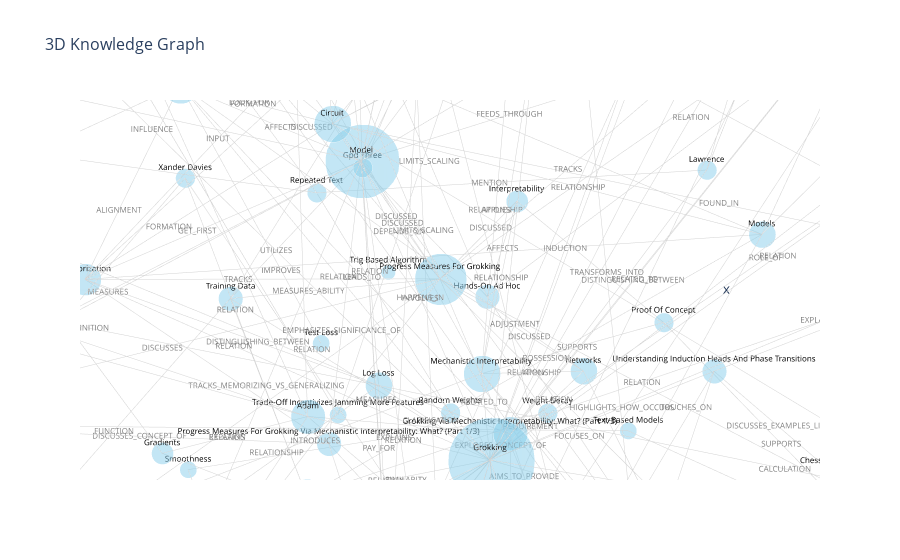

Notebook source saved alongside this figure:
### Code cell
def create_networkx_graph(graph_documents):
    """
    Constructs a directed graph from a list of graph documents.
    
    Parameters:
    graph_documents (list): List of documents where each document contains nodes and relationships.

    Returns:
    nx.DiGraph: A directed graph with nodes and edges added from the documents.
    """
    G = nx.DiGraph()

    # Add nodes to the graph
    for doc in graph_documents:
        for node in doc.nodes:
            if node.id:  # Use only the id for labels
                G.add_node(str(node.id), label=node.id)

    # Add edges to the graph
    for doc in graph_documents:
        for relationship in doc.relationships:
            if relationship.source and relationship.target:  # Ensure relationships are valid
                G.add_edge(str(relationship.source.id), str(relationship.target.id), label=relationship.type)

    return G

def get_top_nodes_by_degree(G, top_n=15):
    """
    Gets the top N nodes by degree (sum of in-degree and out-degree).

    Parameters:
    G (nx.DiGraph): A directed graph.
    top_n (int): Number of top nodes to return.

    Returns:
    list: List of top N nodes by degree.
    """
    degree_dict = dict(G.degree(G.nodes))
    sorted_nodes = sorted(degree_dict, key=degree_dict.get, reverse=True)
    return sorted_nodes[:top_n]

def visualize_networkx_graph_3d(G,num_nodes=100):
    """
    Visualizes a directed graph in 3D using Plotly.
    
    Parameters:
    G (nx.DiGraph): A directed graph to be visualized.
    """
    top_nodes = get_top_nodes_by_degree(G,top_n=num_nodes)
    subgraph = G.subgraph(top_nodes).copy()

    # Generate 3D positions for the nodes using the spring layout
    pos = nx.spring_layout(subgraph, dim=3, k=0.8, iterations=50)

    # Extract and center node positions
    x_nodes = [pos[node][0] for node in subgraph.nodes]
    y_nodes = [pos[node][1] for node in subgraph.nodes]
    z_nodes = [pos[node][2] for node in subgraph.nodes]
    
    x_centered = [x - np.mean(x_nodes) for x in x_nodes]
    y_centered = [y - np.mean(y_nodes) for y in y_nodes]
    z_centered = [z - np.mean(z_nodes) for z in z_nodes]
    
    # Create edges
    edge_x = []
    edge_y = []
    edge_z = []
    edge_labels = []
    for edge in subgraph.edges:
        x0, y0, z0 = pos[edge[0]]
        x1, y1, z1 = pos[edge[1]]
        edge_x += [x0, x1, None]
        edge_y += [y0, y1, None]
        edge_z += [z0, z1, None]
        edge_labels.append(subgraph.edges[edge].get('label', ''))
    
    # Remove None values and center edges
    edge_x = [x for x in edge_x if x is not None]
    edge_y = [y for y in edge_y if y is not None]
    edge_z = [z for z in edge_z if z is not None]
    
    edge_x_centered = [x - np.mean(x_nodes) for x in edge_x]
    edge_y_centered = [y - np.mean(y_nodes) for y in edge_y]
    edge_z_centered = [z - np.mean(z_nodes) for z in edge_z]
    
    # Determine node sizes based on degree
    node_degrees = dict(subgraph.degree())
    max_degree = max(node_degrees.values())
    node_sizes = [10 + 50 * (degree / max_degree) for _, degree in node_degrees.items()]

    # Create a trace for nodes with labels
    node_trace = go.Scatter3d(
        x=x_centered, y=y_centered, z=z_centered,
        mode='markers+text',
        marker=dict(size=node_sizes, color='skyblue', opacity=0.5),
        text=[subgraph.nodes[node].get('label', '') for node in subgraph.nodes],
        textposition='top center',
        textfont=dict(size=8, color='black')
    )
    
    # Create a trace for edges
    edge_trace = go.Scatter3d(
        x=edge_x_centered, y=edge_y_centered, z=edge_z_centered,
        mode='lines',
        line=dict(width=1, color='lightgray'),
        hoverinfo='none'
    )
    
    # Create a trace for edge labels
    edge_label_trace = go.Scatter3d(
        x=[(pos[edge[0]][0] + pos[edge[1]][0]) / 2 for edge in subgraph.edges],
        y=[(pos[edge[0]][1] + pos[edge[1]][1]) / 2 for edge in subgraph.edges],
        z=[(pos[edge[0]][2] + pos[edge[1]][2]) / 2 for edge in subgraph.edges],
        mode='text',
        text=edge_labels,
        textposition='middle center',
        textfont=dict(size=8, color='gray'),
        hoverinfo='none'
    )
    
    # Create the 3D plot
    fig = go.Figure(data=[edge_trace, edge_label_trace, node_trace],
                    layout=go.Layout(
                        title="3D Knowledge Graph",
                        titlefont_size=16,
                        showlegend=False,
                        scene=dict(
                            xaxis=dict(showbackground=False, showgrid=False, showticklabels=False, range=[-1, 1]),
                            yaxis=dict(showbackground=False, showgrid=False, showticklabels=False, range=[-1, 1]),
                            zaxis=dict(showbackground=False, showgrid=False, showticklabels=False, range=[-1, 1]),
                            camera=dict(
                                eye=dict(x=0, y=0, z=.4)  # Adjust this value to start the camera at the center
                            )
                        )
                    ))
    
    fig.show()

# Example usage
G = create_networkx_graph(graph_documents)
visualize_networkx_graph_3d(G)

### Figure 1 — Plotly figure (JSON) as saved in the notebook; plotly's stock layout.template omitted (floating-point values rounded to 4 significant figures; data arrays with more than 128 entries replaced by an {"elided": "..."} marker saying what was removed)
{"data": [{"hoverinfo": "none", "line": {"color": "lightgray", "width": 1}, "mode": "lines", "type": "scatter3d", "x": {"elided": "350 float values"}, "y": {"elided": "350 float values"}, "z": {"elided": "350 float values"}}, {"hoverinfo": "none", "mode": "text", "text": {"elided": "175 str values"}, "textfont": {"color": "gray", "size": 8}, "textposition": "middle center", "type": "scatter3d", "x": {"elided": "175 float values"}, "y": {"elided": "175 float values"}, "z": {"elided": "175 float values"}}, {"marker": {"color": "skyblue", "opacity": 0.5, "size": [25.52, 11.72, 22.07, 15.17, 11.72, 11.72, 11.72, 11.72, 13.45, 11.72, 16.9, 13.45, 18.62, 13.45, 60, 13.45, 15.17, 15.17, 13.45, 13.45, 25.52, 13.45, 15.17, 13.45, 16.9, 51.38, 25.52, 11.72, 13.45, 10, 13.45, 16.9, 13.45, 13.45, 25.52, 11.72, 11.72, 16.9, 11.72, 13.45, 11.72, 13.45, 13.45, 18.62, 22.07, 11.72, 18.62, 13.45, 13.45, 11.72, 15.17, 13.45, 15.17, 11.72, 15.17, 15.17, 16.9, 11.72, 18.62, 13.45, 13.45, 15.17, 15.17, 15.17, 18.62, 13.45, 11.72, 23.79, 13.45, 13.45, 35.86, 25.52, 13.45, 13.45, 18.62, 13.45, 13.45, 11.72, 13.45, 10, 13.45, 13.45, 11.72, 16.9, 15.17, 15.17, 11.72, 18.62, 11.72, 15.17, 23.79, 16.9, 16.9, 13.45, 13.45, 23.79, 13.45, 11.72, 10, 15.17]}, "mode": "markers+text", "text": ["Generalization", "Forecast", "Memorization", "Interpretability", "Chess Knowledge", "Training", "Text-Based Models", "Smoothness", "Deep Learning", "113 Different Numbers Called Logits", "Memorized Solution", "Phenomena", "Log Loss", "Laurel Leconosco", "Grokking", "Phase Transition", "Induction Heads", "Parameters", "Simplicity", "Normalization", "Progress Measures", "Data Size", "Simpler Solution", "Techniques", "Hands-On Ad Hoc", "Model", "Mechanistic Interpretability", "Science", "Moving Average", "Poetry", "Limited Data", "Hyperparameters", "Lawrence", "Gpd Three", "Circuit", "Probabilities", "Squared Gradients", "Progress Measures For Grokking Via Mechanistic Interpretability: What? (Part 1/3)", "Weights Decay", "Gpd Two", "Buck Schlegaris", "Floating Point Numbers", "Loss", "Regularization", "Data", "S-Shaped Curves", "Models", "Repeated Text", "Random Weights", "Distribution Of Importance Of Features", "Network", "Philosophy Of Mechanistic Interpretability", "Gradients", "Trade-Off Incentivizes Jamming More Features", "Training Strategies", "Grokking Mechanisms And Phase Transitions", "Understanding Induction Heads And Phase Transitions", "Understanding Model Features And Overparametrization", "Excluded Loss", "Threshold", "Problem", "Training Dynamics", "Real Models", "Mechanisms", "Phase Transitions", "Toy Language Models", "Gradient", "Grokking Via Mechanistic Interpretability: What? (Part 1/3)", "Xander Davies", "Induction Circuits", "Progress Measures For Grokking", "Performance", "Modular Edition", "Cleanup Phase", "Algorithm", "Restricted Loss", "Weight Decay", "Omnig Rock", "Proof Of Concept", "Trig Based Algorithm", "Soft Max", "Task", "Test Loss", "General Solution", "Complexity", "Atom Hyperparameters", "Reasons This Work", "Networks", "Unit Circle", "Double Descent", "Lottery Ticket Hypothesis", "Data Points", "Training Data", "Groking", "Scale", "Adam", "Accuracy", "Grocking", "Gt3", "Graph Visualization"], "textfont": {"color": "black", "size": 8}, "textposition": "top center", "type": "scatter3d", "x": [0.2625, -0.5289, 0.02615, 0.3227, -0.4363, 0.6259, -0.473, -0.5277, 0.7086, -0.5457, 0.3485, -0.9691, -0.155, -0.536, -0.2423, 0.9374, 0.05036, 0.8011, -0.9142, -0.914, -0.5184, 0.4789, 0.6589, 0.72, -0.02296, 0.2178, -0.2409, -0.495, 0.3658, 0.7434, 0.3515, -0.5207, 0.306, 0.4445, 0.2098, -0.2619, 0.4137, -0.3894, 0.2856, 0.8221, -0.8027, 0.2716, 0.04453, -0.7297, 0.6043, -0.2099, 0.09399, 0.3116, -0.4664, 0.7128, 0.3811, -0.8559, -0.3187, -0.3469, -0.8582, -0.3868, -0.1656, -0.5151, -0.2231, -0.2625, 0.2438, -0.797, -0.9822, -0.2741, -0.8587, 0.732, 0.1323, -0.2416, 0.2944, -0.5498, 0.0207, 0.28, 0.9013, -0.2992, 0.6256, -0.4686, -0.4267, -0.9327, -0.1033, 0.06752, 0.6352, 0.7297, -0.184, 1.0, 0.748, 0.3755, 0.6867, -0.2499, -0.6717, -0.5677, -0.3817, 0.9415, -0.02661, 0.785, 0.6858, -0.1996, 0.7246, 0.6707, 0.0688, -0.8223], "y": [-0.2945, -0.6838, 0.8971, -0.2432, -0.9139, 0.366, -0.599, 0.7707, -0.1753, -0.3651, -0.05933, 0.0246, 0.1164, 0.7782, -0.05721, -0.1986, -0.9584, 0.1534, -0.1564, -0.5896, 0.4275, 0.4959, -0.4433, 0.3082, -0.1287, 0.1498, -0.09097, 0.8781, 0.1729, 0.7331, -0.985, 0.03487, -0.6557, 0.3187, 0.1489, -0.8982, -0.6771, 0.3076, -0.6485, 0.2575, 0.7363, 0.8873, 0.9486, 0.07995, 0.06824, 0.754, -0.5278, 0.4278, -0.001051, 0.008634, -0.3658, -0.06481, 0.5625, 0.3121, -0.3508, 0.1619, -0.5391, -0.9292, 0.9942, 0.4309, 0.3108, -0.5967, -0.0803, 0.8282, 0.1044, 0.6912, 0.6667, -0.1008, 0.6979, -0.1817, 0.01877, 0.3693, -0.2612, -0.5776, -0.8779, 0.01937, -0.3386, 0.2253, -0.681, 0.2374, -0.4386, 0.6183, 0.4473, -0.2165, -0.6487, -0.309, -0.2843, -0.4124, -0.6772, 0.7345, 0.2662, -0.01048, 0.6857, -0.03015, -0.3762, 0.2251, 0.5307, -0.8598, -0.915, 0.0856], "z": [0.5908, 0.3751, -0.344, -0.9025, -0.3122, 0.07255, -0.7732, -0.5733, -0.575, -0.1072, 0.7557, -0.2611, 0.04742, 0.4048, 0.1422, 0.28, -0.009453, 0.4055, -0.3146, 0.03288, 0.1306, 0.7948, -0.08397, 0.4802, -0.8238, 0.01936, -0.5467, 0.03464, 0.9297, 0.1457, -0.01127, -0.3506, -0.3898, -0.9026, 0.2195, 0.4815, 0.563, -0.3816, 0.8542, -0.4839, -0.004337, 0.47, 0.1992, 0.08541, 0.0101, 0.7559, 0.01704, -0.6986, -0.9816, -0.8429, 0.2758, 0.3628, -0.1069, -0.4982, -0.425, 0.6678, -0.1481, 0.08364, 0.03284, 0.9088, 0.7026, -0.1945, 0.1542, 0.3625, 0.2011, -0.3024, 0.5738, 0.02045, -0.4279, 0.9147, -0.06414, 0.1699, -0.09166, 0.5768, 0.3609, 0.5288, -0.8235, 0.4676, -0.6891, -0.9928, -0.6842, -0.478, -0.8197, -0.0665, 0.107, -0.01181, 0.7886, -0.6432, 0.4718, 0.2942, -0.06016, 0.3873, -0.6578, -0.6071, 0.7205, 0.0699, 0.3333, -0.002739, 0.3332, -0.699]}], "layout": {"scene": {"camera": {"eye": {"x": 0, "y": 0, "z": 0.4}}, "xaxis": {"range": [-1, 1], "showbackground": false, "showgrid": false, "showticklabels": false}, "yaxis": {"range": [-1, 1], "showbackground": false, "showgrid": false, "showticklabels": false}, "zaxis": {"range": [-1, 1], "showbackground": false, "showgrid": false, "showticklabels": false}}, "showlegend": false, "title": {"font": {"size": 16}, "text": "3D Knowledge Graph"}}}
